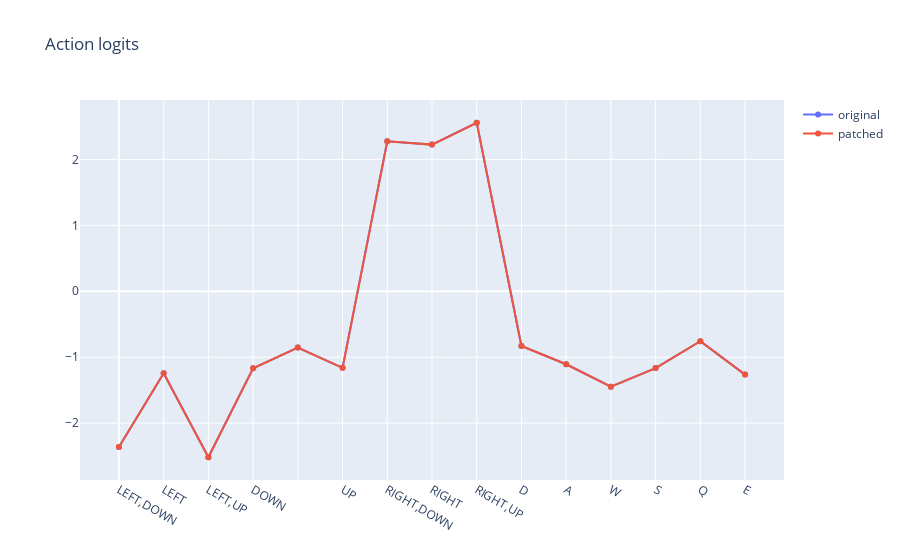

Notebook code for this chart:
### Code cell
# Hook the network and run this observation through a custom predict-like function
hook = cmh.ModuleHook(policy)

# Custom probe function to evaluate the policy network
def forward_func_policy(network, inp):
    hidden = network.embedder(inp)
    return network.fc_policy(hidden)

# Get initial observation, and show maze rendering
obs = env.reset().astype(np.float32)  # Not sure why the env is returning a float64 object?
render = env.render(mode='rgb_array')
# px.imshow(render, title='Rendering').show()

# Do an initial run of this observation through the network
hook.probe_with_input(obs, func=forward_func_policy)

# Show the labels of all the intermediate activations
print(hook.values_by_label.keys())

# Visualize a random intermediate activation, and the logits
label = 'embedder.fc_out'
value = hook.get_value_by_label(label)
action_logits = hook.get_value_by_label('fc_policy_out').squeeze()
# px.imshow(value[0,...], title=label).show()

# Demonstrate ablating some values to zero, show impact on action logits
# (Just ablate the first channel of the above activation as a test)
mask = np.zeros_like(value, dtype=bool)
mask[0,0,...] = True
patches = {label: cmh.PatchDef(
    t.from_numpy(mask),
    t.from_numpy(np.array([0.], dtype=np.float32)))}
# Run the patched probe
hook.probe_with_input(obs,  func=forward_func_policy, patches=patches)
value_patched = hook.get_value_by_label(label)
action_logits_patched = hook.get_value_by_label('fc_policy_out').squeeze()
# Plot results
action_meanings = env.env.combos
fig = go.Figure()
fig.add_trace(go.Scatter(y=action_logits, name='original'))
fig.add_trace(go.Scatter(y=action_logits_patched, name='patched'))
fig.update_layout(title="Action logits")
fig.update_xaxes(tickvals=np.arange(len(action_logits)), ticktext=action_meanings)
fig.show()

# %%

### Figure 1 — Plotly figure (JSON) as saved in the notebook; plotly's stock layout.template omitted (floating-point values rounded to 4 significant figures)
{"data": [{"name": "original", "type": "scatter", "y": [-2.361, -1.241, -2.516, -1.168, -0.852, -1.161, 2.274, 2.224, 2.555, -0.8283, -1.106, -1.446, -1.165, -0.7569, -1.263]}, {"name": "patched", "type": "scatter", "y": [-2.361, -1.241, -2.516, -1.168, -0.852, -1.161, 2.274, 2.224, 2.555, -0.8283, -1.106, -1.446, -1.165, -0.7569, -1.263]}], "layout": {"title": {"text": "Action logits"}, "xaxis": {"ticktext": [["LEFT", "DOWN"], ["LEFT"], ["LEFT", "UP"], ["DOWN"], [], ["UP"], ["RIGHT", "DOWN"], ["RIGHT"], ["RIGHT", "UP"], ["D"], ["A"], ["W"], ["S"], ["Q"], ["E"]], "tickvals": [0, 1, 2, 3, 4, 5, 6, 7, 8, 9, 10, 11, 12, 13, 14]}}}
